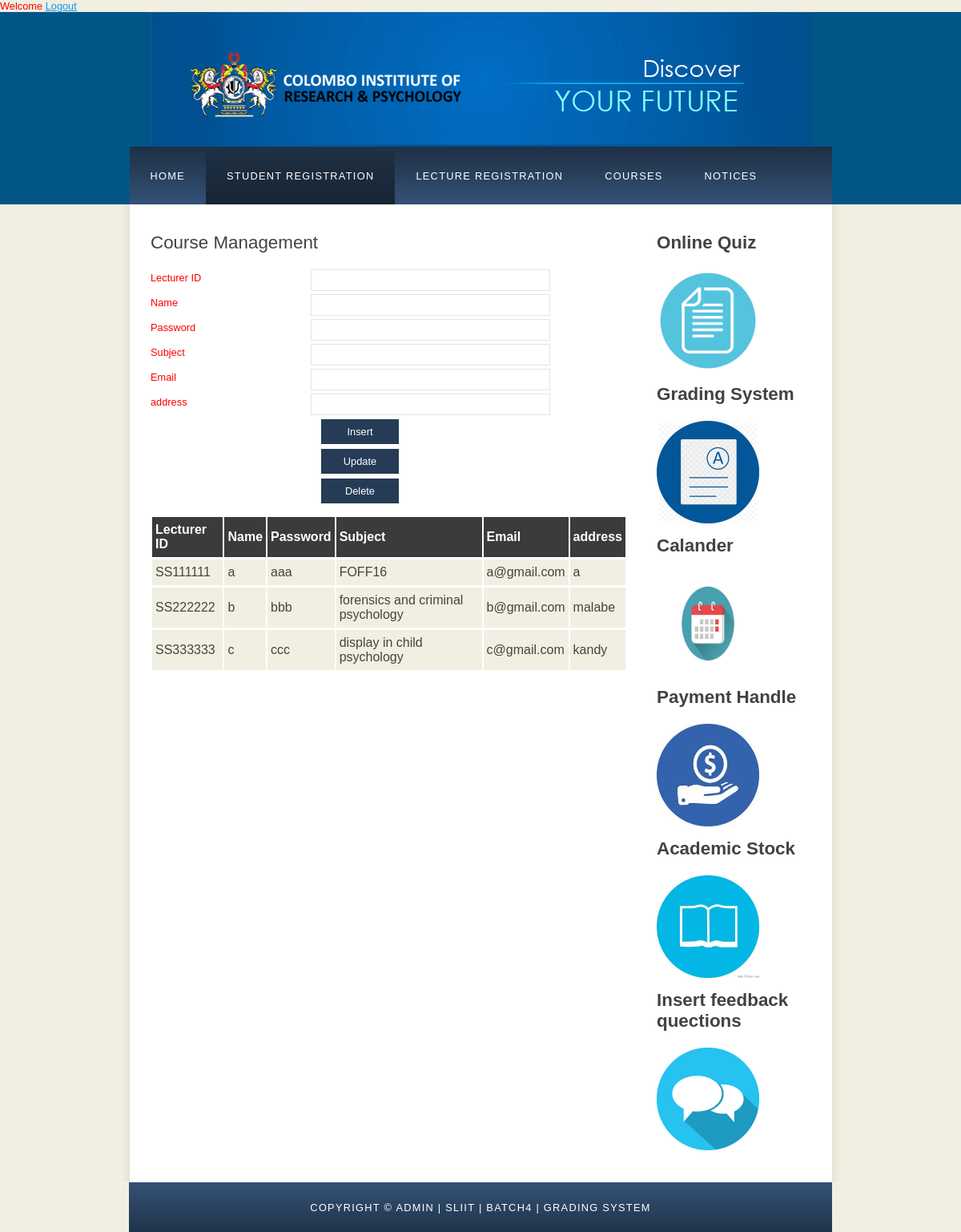
Page /a/Lregister.php on the committed database.
### tables this page shows
CREATE TABLE `lecturer` (
  `id` int(100) NOT NULL,
  `lecturer_ID` varchar(100) NOT NULL,
  `name` varchar(100) NOT NULL,
  `password` varchar(100) NOT NULL,
  `subject` varchar(100) NOT NULL,
  `email` varchar(100) NOT NULL,
  `address` varchar(100) NOT NULL,
  `total_rate` int(100) NOT NULL
);

### a/Lregister.php (the view, shortened to what this page needs)
<?php
echo "<div style ='color:#ff0000'>Welcome "."".$_SESSION["uname"];
?>
<a href="homelogin.php"> Logout </a>
<!DOCTYPE HTML>
<html>
<head>
  <link rel="stylesheet" type="text/css" href="styleb/style.css" title="style" />
</head>
<body>
  <div id="main">
    <div id="header">
      <div id="logo">
      </div>
      <div id="menubar">
        <ul id="menu">
          <li><a href="admin.php">Home</a></li>
          <li class="selected"><a href="Sregister.php">Student Registration</a></li>
          <li><a href="Lregister.php">Lecture registration</a></li>
          <li><a href="courses.php">Courses</a></li>
          <li><a href="notices.php">Notices</a></li>
        </ul>
      </div>
    </div>
    <div id="site_content">
      <div class="sidebar">
<h3><B>Online Quiz</B></h3>
<a href="../navi/Llogin.php">
	<img src="styleb/1a.png" alt="HTML5 Icon" style="width:128px;height:128px;">
</a>
<h3><B>Grading System</B></h3>
<a href="../cirp/lfrontView.php">
	<img src="styleb/1c.png" alt="HTML5 Icon" style="width:128px;height:128px;">
</a>
<h3><B>Calander</B></h3>
<a href="../arju/admin/Calendar.php">
	<img src="styleb/1d.jpg" alt="HTML5 Icon" style="width:128px;height:128px;">
</a>
<h3><B>Payment Handle</B></h3>
<a href="../mali/indexmain.php">
	<img src="styleb/1e.jpg" alt="HTML5 Icon" style="width:128px;height:128px;">
</a>
<h3><B>Academic Stock</B></h3>
<a href="../madu/index.php">
	<img src="styleb/1f.jpg" alt="HTML5 Icon" style="width:128px;height:128px;">
</a>
<h3><B>Insert feedback quections</B></h3>
<a href="../sachi/finalFeedback/pages/insertFeedbackCourse.php">
	<img src="styleb/1b.png" alt="HTML5 Icon" style="width:128px;height:128px;">
</a>
      </div>
      <div id="content">
        <h1>Course Management</h1>
        <form action="add2.php" method="post">
          <div class="form_settings">
            <p><span>Lecturer ID</span>
<input class="contact" type="text" name="subject" id="subject" value="" required  pattern="(SS)+.{6}$" /></p>
            <p><span>Name</span>
<input class="contact" type="text" name="ekey" id="ekey" value="" /></p>
            <p><span>Password</span>
<input class="contact" type="text" name="pw" id="pw" value="" /></p>
            <p><span>Subject</span>
<input class="contact" type="text" name="ccategoryid" id="ccategoryid" value="" /></p>
            <p><span>Email</span>
<input class="contact" type="text" name="cfee" id="cfee" value="" required  pattern="[a-z0-9._%+-]+@[a-z0-9.-]+\.[a-z]{2,3}$"/></p>
            <p><span>address</span>
<input class="contact" type="text" name="address" id="address" value="" /></p>
<input class="submit" type="submit" name="insert" value="Insert" /></p>
<input class="submit" type="submit" name="update" value="Update" /></p>
<input class="submit" type="submit" name="delete" value="Delete" /></p>
          </div>
        </form>
	<table id="table">
  		<tr>
    		<th id="th1">Lecturer ID</th>
    		<th id="th1">Name</th>
    		<th id="th1">Password</th>
		<th id="th1">Subject</th>
		<th id="th1">Email</th>
	        <th id="th1">address</th>
		</tr>
<?php
    $con = mysqli_connect('localhost','root','');
    $sql = "SELECT lecturer_ID,name,password,subject,email,address FROM lecturer";
    $records = mysqli_query($con,$sql);
    while($row = mysqli_fetch_array($records))
    {
        echo "<tr>";
        echo "<td>".$row['lecturer_ID']."</td>";
        echo "<td>".$row['name']."</td>";
        echo "<td>".$row['password']."</td>";
	echo "<td>".$row['subject']."</td>";
	echo "<td>".$row['email']."</td>";
	echo "<td>".$row['address']."</td>";
   }
?>
</table>
      </div>
    </div>
    <div id="footer">
      Copyright &copy; ADMIN | SLIIT | BATCH4 | GRADING SYSTEM
    </div>
  </div>
</body>
</html>

### a/styleb/style.css (style rules this page uses)
html { height: 100%; }
* { margin: 0; padding: 0; }
body { font: normal .80em 'trebuchet ms', arial, sans-serif; background: #F0EFE2; color: #777; }
p { padding: 0 0 20px 0; line-height: 1.7em; }
img { border: 0; }
h1, h2, h3, h4, h5, h6 { font: normal 175% 'century gothic', arial, sans-serif; color: #43423F; margin: 0 0 15px 0; padding: 15px 0 5px 0; }
a, a:hover { outline: none; text-decoration: underline; color: #1293EE; }
ul { margin: 2px 0 22px 17px; }
ul li { list-style-type: circle; margin: 0 0 6px 0; padding: 0 0 4px 5px; }
#main, #logo, #menubar, #site_content, #footer { margin-left: auto; margin-right: auto; }
#header { background: #025587; height: 240px; }
#logo { width: 825px; position: relative; height: 168px; background: #025587 url(logo.png) no-repeat; }
#menubar { width: 877px; height: 72px; padding: 0; background: #29415D url(menu.png) repeat-x; }
ul#menu, ul#menu li { float: left; margin: 0; padding: 0; }
ul#menu li { list-style: none; }
ul#menu li a { letter-spacing: 0.1em; font: normal 100% 'lucida sans unicode', arial, sans-serif; display: block; float: left; height: 37px; padding: 29px 26px 6px 26px; text-align: center; color: #FFF; text-transform: uppercase; text-decoration: none; background: transparent; }
ul#menu li a:hover, ul#menu li.selected a, ul#menu li.selected a:hover { color: #FFF; background: #1C2C3E url(menu_select.png) repeat-x; }
#site_content { width: 837px; overflow: hidden; margin: 0 auto 0 auto; padding: 20px 24px 20px 37px; background: #FFF url(content.png) repeat-y; }
.sidebar { float: right; width: 190px; padding: 0 15px 20px 15px; }
#content { text-align: left; width: 595px; padding: 0; }
#footer { width: 878px; font: normal 100% 'lucida sans unicode', arial, sans-serif; height: 33px; padding: 24px 0 5px 0; text-align: center; background: #29425E url(footer.png) repeat-x; color: #FFF; text-transform: uppercase; letter-spacing: 0.1em; }
.form_settings { margin: 15px 0 0 0; }
.form_settings p { padding: 0 0 4px 0; }
.form_settings span { float: left; width: 200px; text-align: left; }
.form_settings input, .form_settings textarea { padding: 5px; width: 299px; font: 100% arial; border: 1px solid #E5E5DB; background: #FFF; color: #47433F; }
.form_settings .submit { font: 100% arial; border: 1px solid; width: 99px; margin: 0 0 0 212px; height: 33px; padding: 2px 0 3px 0; cursor: pointer; background: #263C56; color: #FFF; }
table { margin: 10px 0 30px 0; }
table tr th, table tr td { background: #3B3B3B; color: #FFF; padding: 7px 4px; text-align: left; }
table tr td { background: #F0EFE2; color: #47433F; border-top: 1px solid #FFF; }

### a/Lregister.php (style rules this page uses)
table tr:not(:first-child) { cursor: pointer;transition: all .25s ease-in-out; }

### rows in the picture
lecturer: lecturer_ID "SS111111", name "a", password "aaa", subject "FOFF16", email "a@gmail.com", address "a"
lecturer: lecturer_ID "SS222222", name "b", password "bbb", subject "forensics and criminal psychology", email "b@gmail.com", address "malabe"
lecturer: lecturer_ID "SS333333", name "c", password "ccc", subject "display in child psychology", email "c@gmail.com", address "kandy"
